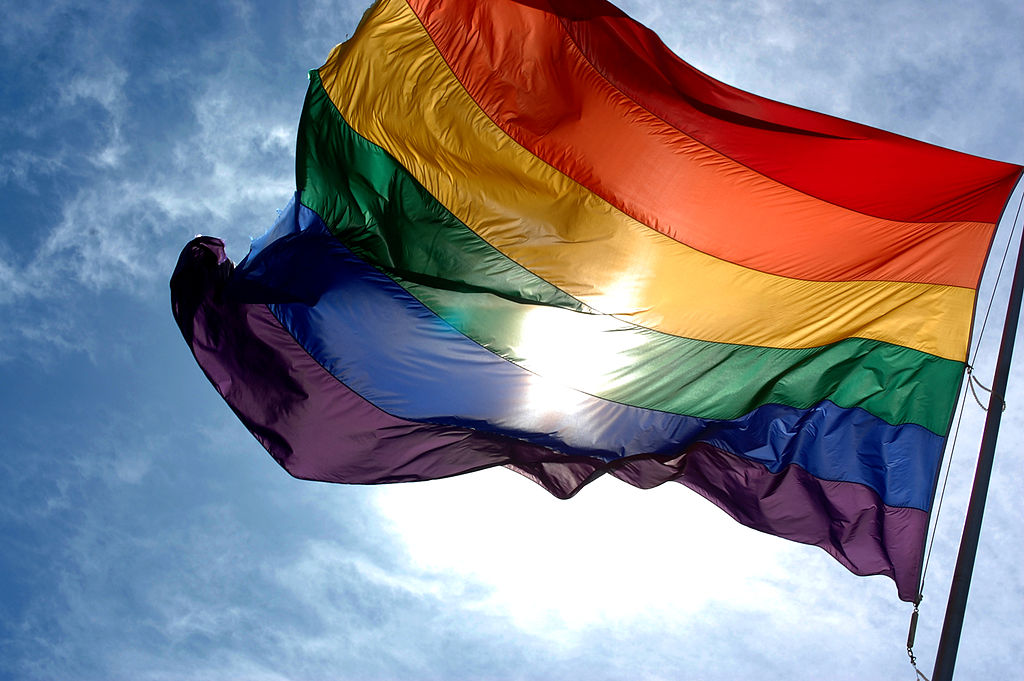
#> input picture Images/rainbow_flag.jpg, 1024 x 681 px, found by its file name
$ jupyter execute 'Image Pyramids (In Depth).ipynb'
#> lines starting #> are read from the running program, lines starting #| are printed output that depends on the picture
## Image pyramids {Gaussian Pyramid Technique}

**Note :- Low Resolution Images means the images which have low pixels or can say those pictures have low quality, whereas High Resolution Images have high quality.**<br><br>

Normally, we used to work with an image of constant size. But in some occassions, we need to work with images of different resolution of the same image. For example, while searching for something in an image, like face, we are not sure at what size the object will be present in the image. In that case, we will need to create a set of images with different resolution and search for object in all the images. These set of images with different resolution are called Image Pyramids (because when they are kept in a stack with biggest image at bottom and smallest image at top look like a pyramid).

Higher level (Low resolution) in a Gaussian Pyramid is formed by removing consecutive rows and columns in Lower level (higher resolution) image. Then each pixel in Low Resolution is formed by the contribution from 5 pixels in underlying level with gaussian weights. By doing so, a M \times N image becomes M/2 \times N/2 image. So area reduces to one-fourth of original area. It is called an Octave. We can find Gaussian pyramids using cv2.pyrDown() and cv2.pyrUp() functions.

[cell 1]
import numpy as np
import matplotlib.pyplot as plt
import cv2

# Read in the image
image = cv2.imread('images/rainbow_flag.jpg')
#> image is the input picture: shape (681, 1024, 3); mean B, G, R 139.6, 129.7, 134

# Change color to RGB (from BGR)
image = cv2.cvtColor(image, cv2.COLOR_BGR2RGB)

print("Height (y-axis max value) :- {}\n Width (x-axis max value) :- {}\n & Channels :- {}".format(
    image.shape[0], image.shape[1], image.shape[2]))
#| Height (y-axis max value) :- 681
#|  Width (x-axis max value) :- 1024
#|  & Channels :- 3

plt.imshow(image)
plt.show()

**cv2.pyrDown() ->**

[cell 2]
# Here, I will first use cv2.pyrDown() to covert high resolution image to low resolution image. Taking Level = 3.
down_level_1 = cv2.pyrDown(image)
down_level_2 = cv2.pyrDown(down_level_1)
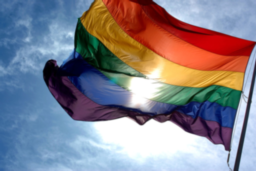
#> down_level_2: shape (171, 256, 3); mean R, G, B 133.9, 129.7, 139.7
down_level_3 = cv2.pyrDown(down_level_2)
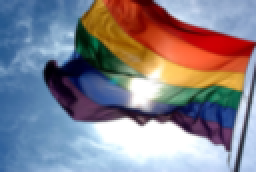
#> down_level_3: shape (86, 128, 3) (shown 2 times larger); mean R, G, B 133.7, 129.7, 139.9

# Display the images
f, (ax1,ax2,ax3,ax4) = plt.subplots(1, 4, figsize=(20,15))

ax1.set_title('Original')
ax1.imshow(image)

ax2.set_title('Down Level - 1')
ax2.imshow(down_level_1)
ax2.set_xlim([0, image.shape[1]])
ax2.set_ylim([0, image.shape[0]])

ax3.set_title('Down Level - 2')
ax3.imshow(down_level_2)
ax3.set_xlim([0, image.shape[1]])
ax3.set_ylim([0, image.shape[0]])

ax4.set_title('Down Level - 3')
ax4.imshow(down_level_3)
ax4.set_xlim([0, image.shape[1]])
ax4.set_ylim([0, image.shape[0]])
plt.show()
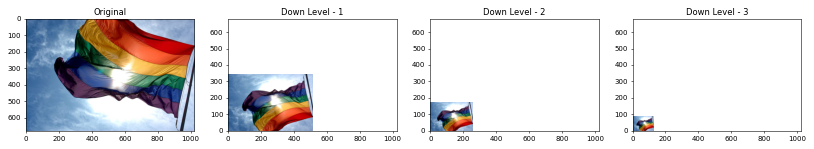
#> figure drawn by matplotlib, 4 panels

**cv2.pyrUp() ->**

[cell 3]
up_level_1 = cv2.pyrUp(down_level_3)
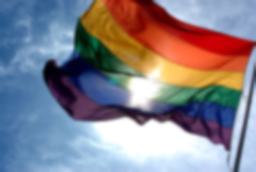
#> up_level_1: shape (172, 256, 3); mean R, G, B 134.1, 130.1, 140.2
up_level_2 = cv2.pyrUp(up_level_1)
up_level_3 = cv2.pyrUp(up_level_2)

fig, (ax1, ax2, ax3, ax4) = plt.subplots(1, 4, figsize=(20,15))

ax1.set_title('Down Level - 3')
ax1.set_xlim([0, image.shape[1]])
ax1.set_ylim([0, image.shape[0]])
ax1.imshow(down_level_3)

ax2.set_title('Up Level - 1')
ax2.imshow(up_level_1)
ax2.set_xlim([0, image.shape[1]])
ax2.set_ylim([0, image.shape[0]])

ax3.set_title('Up Level - 2')
ax3.imshow(up_level_2)
ax3.set_xlim([0, image.shape[1]])
ax3.set_ylim([0, image.shape[0]])

ax4.set_title('Up Level - 3')
ax4.imshow(up_level_3)
ax4.set_xlim([0, image.shape[1]])
ax4.set_ylim([0, image.shape[0]])
plt.show()

$ run again, with Images/Bill_2.jpg copied over Images/rainbow_flag.jpg
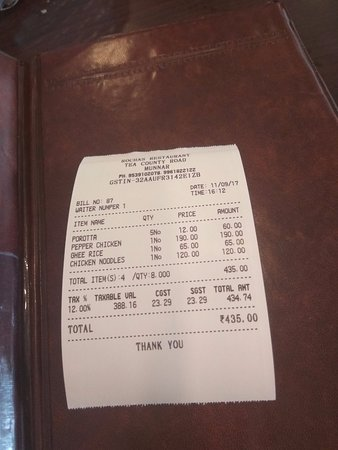
#> input picture Images/Bill_2.jpg, 338 x 450 px, found by its file name
#> image is the input picture: shape (450, 338, 3); mean B, G, R 89.4, 94.7, 118.2
#| Height (y-axis max value) :- 450
#|  Width (x-axis max value) :- 338
#|  & Channels :- 3
#> `plt.show()`:
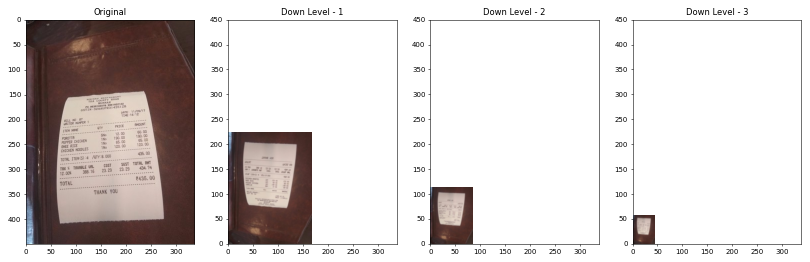
#> figure drawn by matplotlib, 4 panels
#> `up_level_1 = cv2.pyrUp(down_level_3)`:
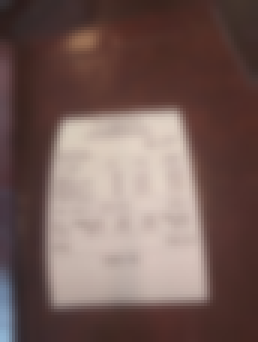
#> up_level_1: shape (114, 86, 3) (shown 3 times larger); mean R, G, B 116.8, 93.4, 88.2
